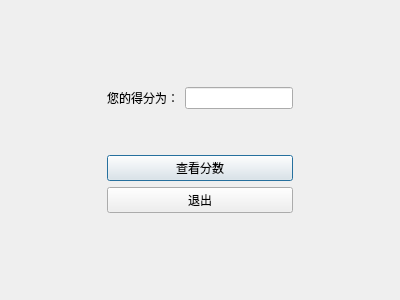
<?xml version="1.0" encoding="UTF-8"?>
<ui version="4.0">
 <class>grade</class>
 <widget class="QDialog" name="grade">
  <property name="geometry">
   <rect>
    <x>0</x>
    <y>0</y>
    <width>400</width>
    <height>300</height>
   </rect>
  </property>
  <property name="windowTitle">
   <string>Dialog</string>
  </property>
  <layout class="QGridLayout" name="gridLayout">
   <item row="0" column="2">
    <spacer name="verticalSpacer_2">
     <property name="orientation">
      <enum>Qt::Vertical</enum>
     </property>
     <property name="sizeHint" stdset="0">
      <size>
       <width>20</width>
       <height>75</height>
      </size>
     </property>
    </spacer>
   </item>
   <item row="1" column="0">
    <spacer name="horizontalSpacer">
     <property name="orientation">
      <enum>Qt::Horizontal</enum>
     </property>
     <property name="sizeHint" stdset="0">
      <size>
       <width>23</width>
       <height>20</height>
      </size>
     </property>
    </spacer>
   </item>
   <item row="1" column="1">
    <spacer name="horizontalSpacer_2">
     <property name="orientation">
      <enum>Qt::Horizontal</enum>
     </property>
     <property name="sizeHint" stdset="0">
      <size>
       <width>23</width>
       <height>20</height>
      </size>
     </property>
    </spacer>
   </item>
   <item row="1" column="2">
    <layout class="QVBoxLayout" name="verticalLayout">
     <item>
      <layout class="QHBoxLayout" name="horizontalLayout_2">
       <item>
        <widget class="QLabel" name="label">
         <property name="text">
          <string>您的得分为：</string>
         </property>
        </widget>
       </item>
       <item>
        <widget class="QLineEdit" name="lineEdit"/>
       </item>
      </layout>
     </item>
     <item>
      <spacer name="verticalSpacer">
       <property name="orientation">
        <enum>Qt::Vertical</enum>
       </property>
       <property name="sizeHint" stdset="0">
        <size>
         <width>20</width>
         <height>40</height>
        </size>
       </property>
      </spacer>
     </item>
     <item>
      <widget class="QPushButton" name="pushButton">
       <property name="text">
        <string>查看分数</string>
       </property>
      </widget>
     </item>
     <item>
      <layout class="QHBoxLayout" name="horizontalLayout">
       <item>
        <widget class="QPushButton" name="pushButton_2">
         <property name="text">
          <string>退出</string>
         </property>
        </widget>
       </item>
      </layout>
     </item>
    </layout>
   </item>
   <item row="1" column="3">
    <spacer name="horizontalSpacer_4">
     <property name="orientation">
      <enum>Qt::Horizontal</enum>
     </property>
     <property name="sizeHint" stdset="0">
      <size>
       <width>12</width>
       <height>20</height>
      </size>
     </property>
    </spacer>
   </item>
   <item row="1" column="4">
    <spacer name="horizontalSpacer_3">
     <property name="orientation">
      <enum>Qt::Horizontal</enum>
     </property>
     <property name="sizeHint" stdset="0">
      <size>
       <width>12</width>
       <height>20</height>
      </size>
     </property>
    </spacer>
   </item>
   <item row="2" column="2">
    <spacer name="verticalSpacer_3">
     <property name="orientation">
      <enum>Qt::Vertical</enum>
     </property>
     <property name="sizeHint" stdset="0">
      <size>
       <width>20</width>
       <height>74</height>
      </size>
     </property>
    </spacer>
   </item>
  </layout>
 </widget>
 <resources/>
 <connections/>
</ui>
